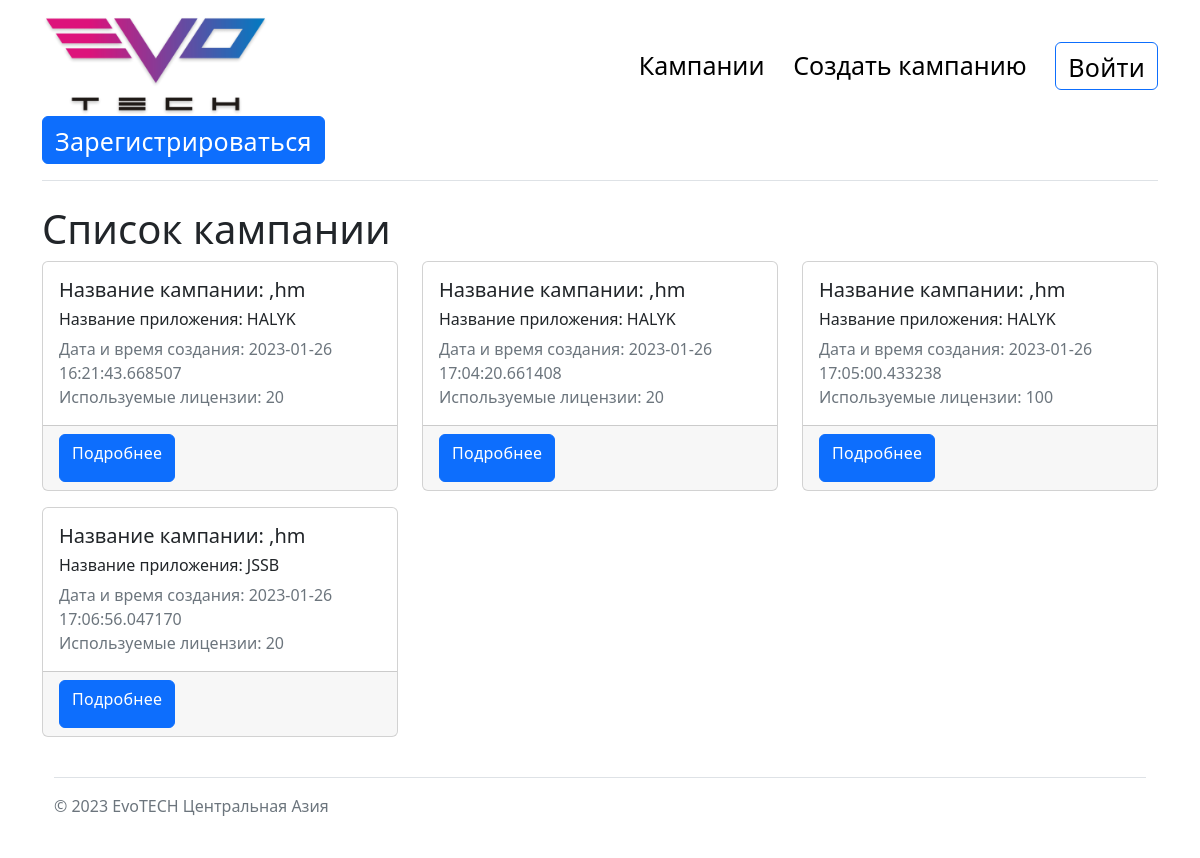
Page /campaign on the committed database.
### app.py (models this page shows, shortened)
class Campaign(db.Model):
    id = db.Column(db.Integer, primary_key=True)
    name = db.Column(db.String(100), nullable=False)
    appName = db.Column(db.String(100), nullable=False)
    license = db.Column(db.Integer, nullable=False)
    date = db.Column(db.DateTime, default=datetime.now())
    status = db.Column(db.Integer, default=0)
    attempts = db.Column(db.Integer, default=0)
    numbers = db.relationship('Numbers', backref='campaign')
    incorrectNumbers = db.relationship('IncorrectNumbers', backref='campaign')
    startTime = db.Column(db.String(100), default='null')

### app.py (the view)
@app.route("/")
@app.route("/campaign")
def index():
    campaign = Campaign.query.order_by(Campaign.date).all()
    return render_template("index.html", Campaigns=campaign, len=len(campaign))

### templates/index.html (shortened to what this page needs)
{% extends 'base.html' %}
{% block body %}
<div class="container justify-content-start">
        {% if len > 0 %}
           <h1> Список кампании </h1>
            <div class="row ">
                {% for campaign in Campaigns %}
                <div class="col-lg-4 mb-3">
                    <div class="card">
                        <div class="card-body">
                            <h5 class="card-title">Название кампании: {{campaign.name}}</h5>
                            <h6 class="card-title">Название приложения: {{campaign.appName}}</h6>
                            <h7 class="card-subtitle mb-2 text-muted">Дата и время создания: {{campaign.date}}</h7><br>
                            <h7 class="card-subtitle mb-2 text-muted">Используемые лицензии: {{campaign.license}}</h7>
                        </div>
                        <div class="card-footer">
                           <a href="/{{campaign.id}}" class="card-text btn btn-primary">Подробнее</a>
                        </div>
                    </div>
                </div>
                {% endfor %}
           </div>
    {% else %}
    <h1>Активных кампании нет</h1><br>
    <a href="/create" class="card-text btn btn-primary">Создать компанию</a>
</div>
{% endif %}
{% endblock %}

### templates/base.html (shortened to what this page needs)
<!doctype html>
<html lang="en">
<head>
    <link rel="stylesheet" href="{{url_for('static',filename='css/main.css') }}">
    <link rel="stylesheet" href="https://cdn.jsdelivr.net/npm/bootstrap@5.2.3/dist/css/bootstrap.min.css">
    <link rel="stylesheet" href="path//to//font-awesome//css//font-awesome.min.css">
    <link rel="stylesheet" href="https://unpkg.com/dropzone@5/dist/min/dropzone.min.css" type="text/css" />
</head>
<body>
<div class="container">
    <header class="d-flex flex-wrap justify-content-between align-items-center py-3 mb-4 border-bottom">
        <a href="/"> <img src="static/images/EvoTech_Logo 1.png" width="40%" height="40%" alt="лого Эвотек"></a>
        <a href="/">Кампании</a>
        <a href="/create" >Создать кампанию</a>
        <button type="button" class="btn btn-outline-primary"><a href="/"  style="color:black" >Войти</a></button>
        <button type="button" class="btn btn btn-primary"><a href="/" style="color:white">Зарегистрироваться</a></button>
    </header>
  </div>
{% block body %}{% endblock %}
<div class="container">
  <footer class="d-flex flex-wrap justify-content-between align-items-center py-3 my-4 border-top">
    <div class="col-md-4 d-flex align-items-center">
      <span class="mb-3 mb-md-0 text-muted">© 2023 EvoTECH Центральная Азия</span>
    </div>
  </footer>
</div>
</body>
</html>

### static/css/main.css (style rules this page uses)
.container header a { color:black; font-size: 25px; text-decoration:none; }
.container button { font-size: 20px; text-decoration:none; }

### rows in the picture
Campaign: name ",hm", appName "HALYK", date "2023-01-26 16:21:43.668507", license "20"
Campaign: name ",hm", appName "HALYK", date "2023-01-26 17:04:20.661408", license "20"
Campaign: name ",hm", appName "HALYK", date "2023-01-26 17:05:00.433238", license "100"
Campaign: name ",hm", appName "JSSB", date "2023-01-26 17:06:56.047170", license "20"
